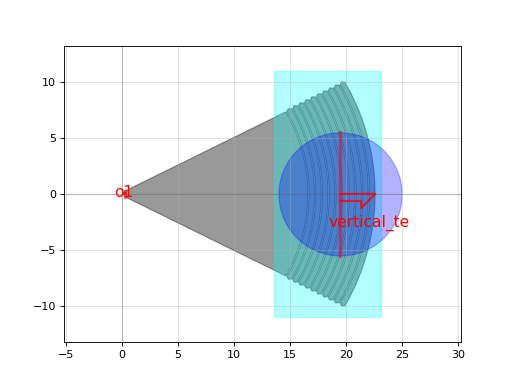

The Python source for this figure:
import gdsfactory as gf

c = gf.components.grating_coupler_elliptical_arbitrary(gaps=[0.1, 0.1, 0.1, 0.1, 0.1, 0.1, 0.1, 0.1, 0.1, 0.1], widths=[0.5, 0.5, 0.5, 0.5, 0.5, 0.5, 0.5, 0.5, 0.5, 0.5], taper_length=16.6, taper_angle=60.0, wavelength=1.554, fiber_angle=15.0, nclad=1.443, layer_slab='SLAB150', taper_to_slab_offset=-3.0, polarization='te', fiber_marker_width=11.0, fiber_marker_layer='TE', spiked=True, bias_gap=0, cross_section='strip')
c.plot()
